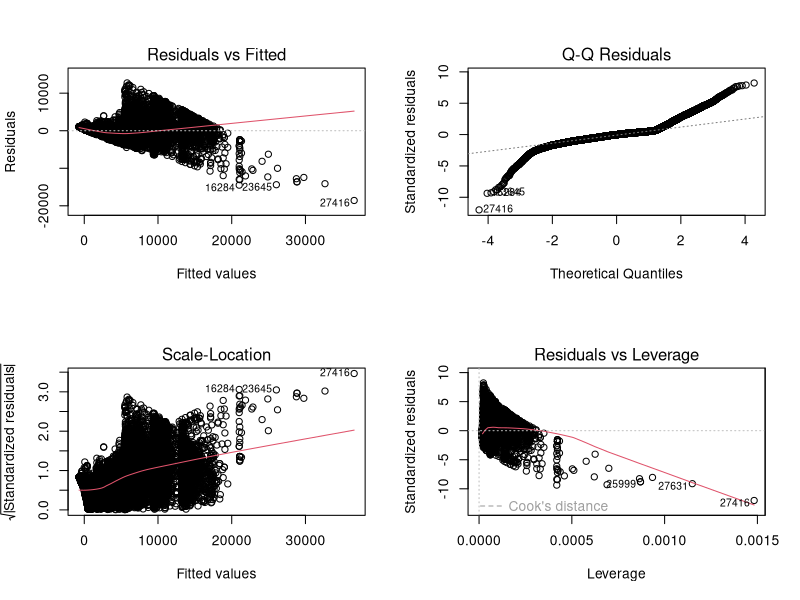
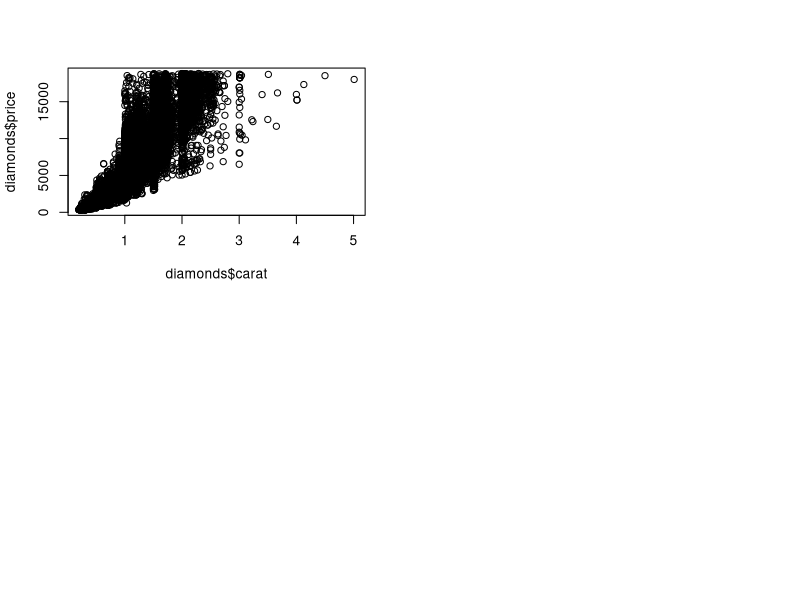
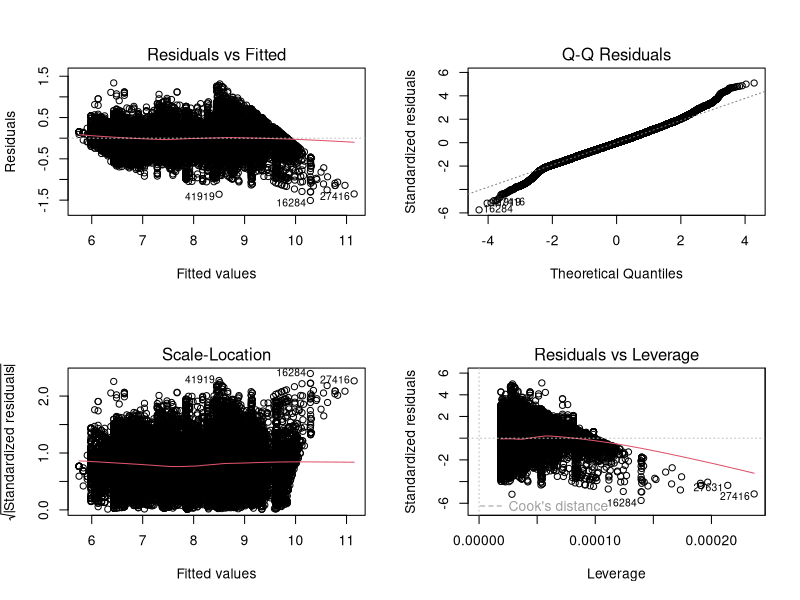
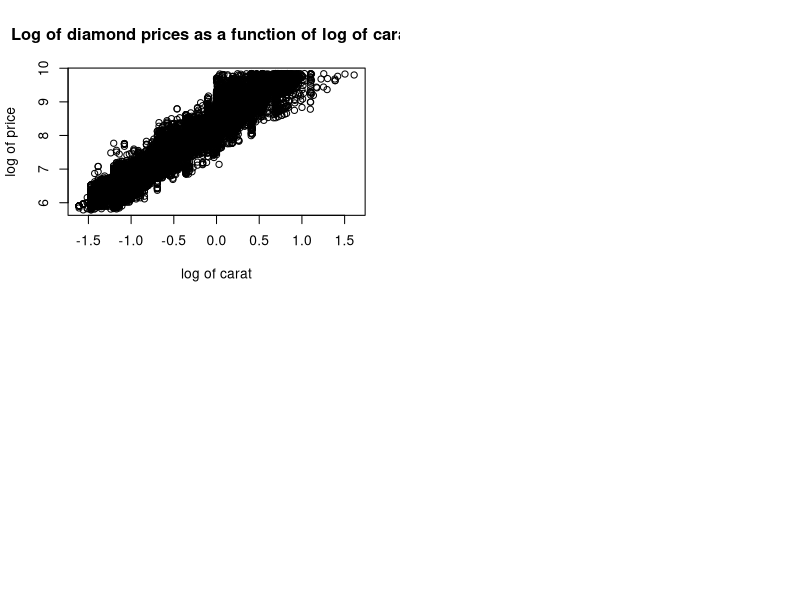

The R source for these figures, in order:
## ---- chunk 1
rm(list=ls())
library("tidyverse")
data("diamonds")

## ---- chunk 2
my_reg <- lm(data = diamonds, formula = price ~ carat)
summary(my_reg)
## ---- chunk 3
par(mfrow = c(2, 2))
plot(my_reg)
## ---- chunk 4
plot(diamonds$carat, diamonds$price)
## ---- chunk 5
new_reg <- lm(formula = log(price) ~ log(carat), data = diamonds)
par(mfrow = c(2, 2))
plot(new_reg)
## ---- chunk 6
plot(log(diamonds$carat), log(diamonds$price), 
     main = "Log of diamond prices as a function of log of carats",
     xlab = "log of carat",
     ylab = "log of price")
